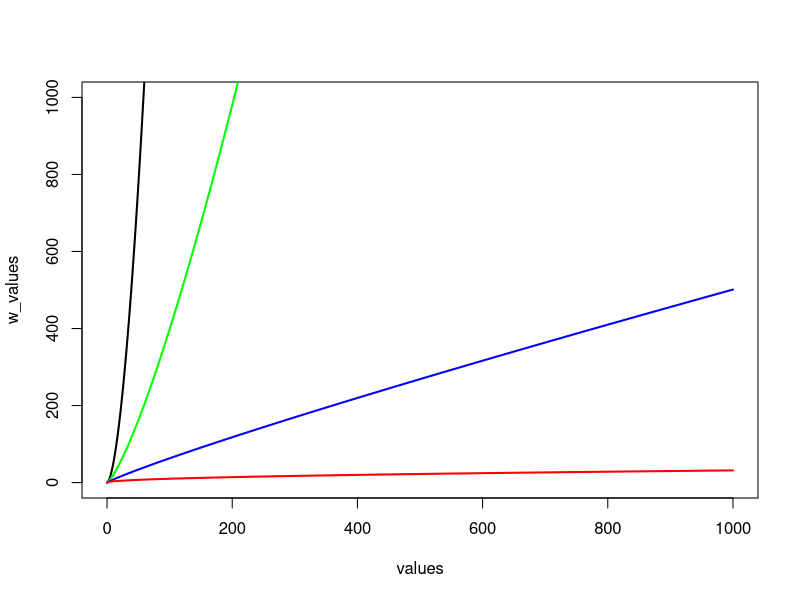
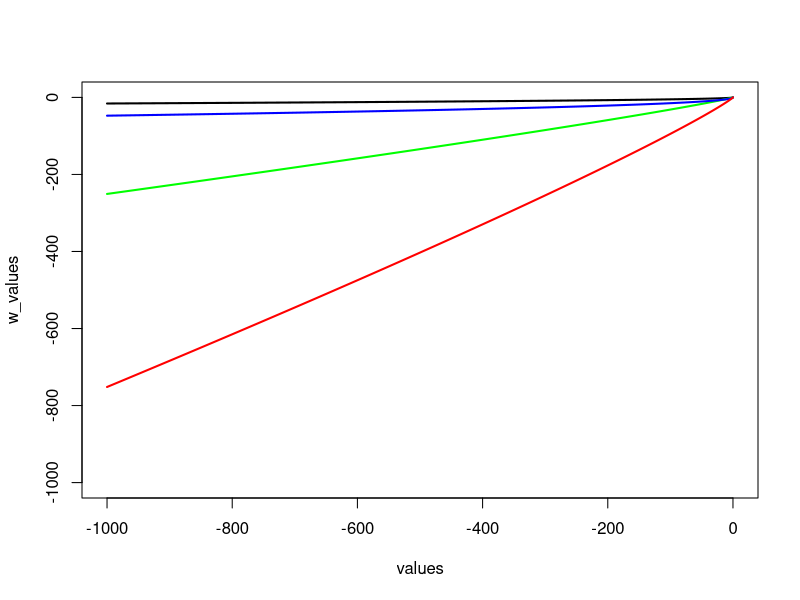
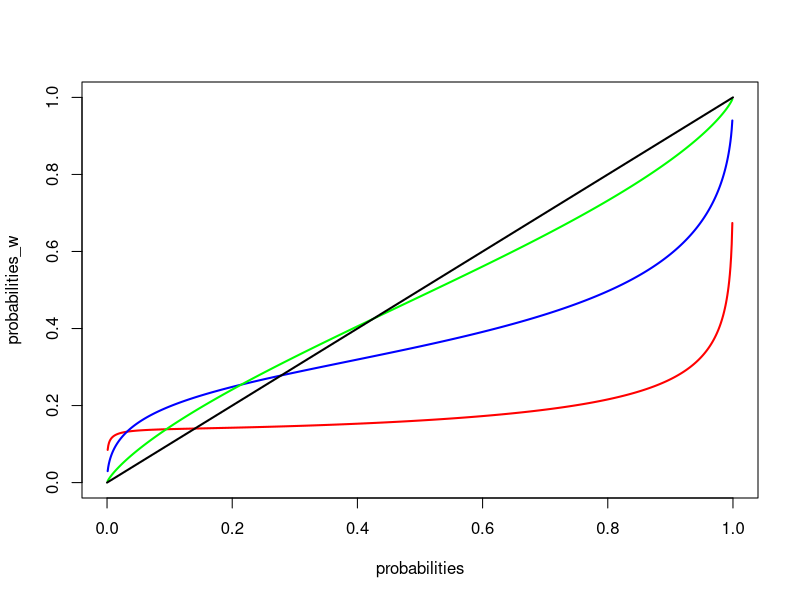

These figures' R source, in order:
## ---- chunk 1
weighted_values <- function(values, alpha, beta, lambda){
  values_weighted = integer(length(values))
  for (i in 1:length(values)){
    if(values[i] > 0){
      values_weighted[i] = values[i]^alpha
    }else{
      values_weighted[i] = -lambda*(-values[i])^beta
    }
  }
  return(values_weighted)
}
## ---- chunk 2
weighted_probabilities <- function(probabilities, gamma){
  probabilities_weighted = integer(length(probabilities))
  for (i in 1:length(probabilities)){
    denom = (probabilities[i]^gamma + (1-probabilities[i])^gamma)^(1/gamma)
    probabilities_weighted[i] = probabilities[i]^gamma/denom
  }
  return(probabilities_weighted)
}
## ---- chunk 3
expected_utility <- function(probabilities, values, alpha, beta, gamma, lambda){
  values_w = weighted_values(values, alpha, beta, lambda)
  probabilities_w = weighted_probabilities(probabilities, gamma)
  return(sum(probabilities_w*values_w))
}
## ---- chunk 4
risk <- function(probabilities, values, expected_values){
  return(sum(probabilities*(values-expected_values)^2))
}

soft_max <- function(utilities, theta){
  probabilities = integer(length(utilities))

  for (i in 1:length(utilities)){
    utility_div = utilities[i] - (sum(utilities) - utilities[i])
    probabilities[i] = 1 / (1+exp(-theta(utilities[i]-utility_div)))
  }
  return(probabilities)
}
## ---- chunk 5
values = seq(from=0, to=1000)
alpha = 1.7
beta = 0
lambda = 0
w_values = weighted_values(values, alpha, beta, lambda)

plot(values, w_values, type='l', xlim=c(0, 1000), ylim=c(0, 1000), lwd=2)

alpha = 1.3
w_values = weighted_values(values, alpha, beta, lambda)
lines(values, w_values, col="green",lwd=2)

alpha = 0.9
w_values = weighted_values(values, alpha, beta, lambda)
lines(values, w_values, col="blue",lwd=2)

alpha = 0.5
w_values = weighted_values(values, alpha, beta, lambda)
lines(values, w_values, col="red",lwd=2)
## ---- chunk 6
values = seq(from=-1000, to=0)
alpha = 0.5
beta = 0.5
lambda = 0.5
w_values = weighted_values(values, alpha, beta, lambda)

plot(values, w_values, type='l', xlim=c(-1000, 0), ylim=c(-1000, 0), lwd=2)

beta = 0.9
w_values = weighted_values(values, alpha, beta, lambda)
lines(values, w_values, col="green",lwd=2)

beta = 0.5
lambda = 1.5
w_values = weighted_values(values, alpha, beta, lambda)
lines(values, w_values, col="blue",lwd=2)

beta = 0.9
w_values = weighted_values(values, alpha, beta, lambda)
lines(values, w_values, col="red",lwd=2)
## ---- chunk 7
probabilities = seq(from=0.001, to=0.999, by=0.001)
gamma = 0.3
probabilities_w = weighted_probabilities(probabilities, gamma)

plot(probabilities, probabilities_w, type='l', xlim=c(0, 1), ylim=c(0,1), lwd=2, col='red')

gamma = 0.5
probabilities_w = weighted_probabilities(probabilities, gamma)
lines(probabilities, probabilities_w, col="blue", lwd=2)

gamma = 0.8
probabilities_w = weighted_probabilities(probabilities, gamma)
lines(probabilities, probabilities_w, col="green", lwd=2)
lines(c(0,1), c(0,1), col='black', lwd=2)
## ---- chunk 8
probabilities_1 = c(0.01, 0.99)
values_1 = c(1000, 0)
probabilities_2 = c(0.5, 0.5)
values_2 = c(20, 0)

alpha = 0.3
beta = 0
gamma = 0.5
lambda = 0
utility_1 = expected_utility(probabilities_1, values_1, alpha, beta, gamma, lambda)
utility_2 = expected_utility(probabilities_2, values_2, alpha, beta, gamma, lambda)
c(utility_1, utility_2)

gamma = 1
utility_1 = expected_utility(probabilities_1, values_1, alpha, beta, gamma, lambda)
utility_2 = expected_utility(probabilities_2, values_2, alpha, beta, gamma, lambda)
c(utility_1, utility_2)

alpha = 1.5
gamma = 0.5
utility_1 = expected_utility(probabilities_1, values_1, alpha, beta, gamma, lambda)
utility_2 = expected_utility(probabilities_2, values_2, alpha, beta, gamma, lambda)
c(utility_1, utility_2)

gamma = 1
utility_1 = expected_utility(probabilities_1, values_1, alpha, beta, gamma, lambda)
utility_2 = expected_utility(probabilities_2, values_2, alpha, beta, gamma, lambda)
c(utility_1, utility_2)
## ---- chunk 9
CPT_fit <- function(v) {
  
  # free parameters
  alpha<-v[1]
  beta <-v[2]
  labda<-v[3]
  gamma<-v[4]
  theta<-v[5]
  
  # p1,o1,p2,o2: p's and o's of gamble 1 (p is probability, o is outcome)
  probabilities_1 = c(data$p1, data$p2)
  values_1 = c(data$o1, data$o2)
  # p3,o3,p4,o4: p's and o's of gamble 2 
  probabilities_2 = c(data$p3, data$p4)
  values_2 = c(data$o3, data$o4)
  
  # integrate for gamble 1 and 2 :
  data$eu_1 = expected_utility(probabilities_1, values_1, alpha, beta, gamma, lambda)
  data$eu_2 = expected_utility(probabilities_2, values_2, alpha, beta, gamma, lambda)
  
  # get probability choosing gamble
  data$Prob1 <- 1/(1 + exp(theta*(data$eu_1-data$eu_2)))
  
  
  # move the prob from the edges (to prevent Inf values in log space)
  data$Prob1<-ifelse(data$Prob1>.999,.999,data$Prob1)
  data$Prob1<-ifelse(data$Prob1<.00001,.001,data$Prob1)
  
  # what is probability that model choses what participant really chose (likelihood correct)
  data$Like<-ifelse(data$decision==1, data$Prob1, 1-data$Prob1)
  
  ## now Log transform
  LL<-sum(log(data$Like))
  
  # transform to G2 (we minimize function so it should return a negative number)
  G2=-2*LL
  return(G2)
}

data<-read.delim("data_LC5.txt")
data<-subset(data, data$subject==1)
optim(c(0.5, 0.5, 0.5, 0.5, 0.05), CPT_fit)
## ---- chunk 10
CPT_random <- function(iterations){
  minimums = integer(iterations)
  parameters = list()
  
  for(i in 1:iterations){
    v = c()
    v[1] = runif(1, .1, 2)     # alpha
    v[2] = runif(1, .1, 2)     # beta
    v[3] = runif(1, .1, 3)     # labda
    v[4] = runif(1, .1, 3)     # gamma
    v[5] = runif(1, .0001, .1) # theta
    
    result = optim(v, CPT_fit)
    minimums[i] = result$value
    parameters[[i]] = result$par
  }
  min_index = which.min(minimums)
  return(parameters[min_index])
}
v = CPT_random(100)
CPT_fit(v[[1]])
CPT_fit(c(0.5, 0.5, 0.5, 0.5, 0.05))
